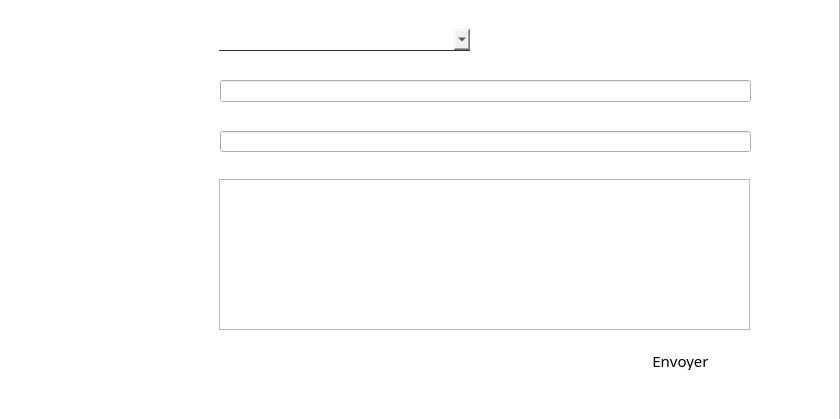
<?xml version="1.0" encoding="UTF-8"?>
<ui version="4.0">
 <class>Dialog</class>
 <widget class="QDialog" name="Dialog">
  <property name="geometry">
   <rect>
    <x>0</x>
    <y>0</y>
    <width>840</width>
    <height>419</height>
   </rect>
  </property>
  <property name="windowTitle">
   <string>Dialog</string>
  </property>
  <property name="styleSheet">
   <string notr="true">
*{
font-family:century gothic;
font-size:15px;
/*background-color:#ffffee;*/
/*background:transparent;*/
font-style:black;




}
#Dialog{
	border-image: url(:/images/mail-flying-email-envelopes-icons-around-blue-background-seamless-loop-loop-to-make-clip-as-long-as-you-need-see-more-hd-43657842.jpg);
 background-color:white;

}
QLabel{
color: white;
background:transparent;

}




QPushButton{

background:   qlineargradient(x1: 0, y1: 0, x2: 0, y2: 1,
                                 stop: 0  #77b5fe, stop: 0.4 #5da7fe,
                                 stop: 0.5#4399fe, stop: 1.0#1b83fe);
border-radius:20px;
border-radius:15px;
border: 1px solid white;

}



QPushButton:hover{
background:   qlineargradient(x1: 0, y1: 0, x2: 0, y2: 1,
                                 stop: 0 #1b83fe, stop: 0.4 #4399fe,
                                 stop: 0.5 #5da7fe, stop: 1.0 #77b5fe);
color:white;

}</string>
  </property>
  <widget class="QLineEdit" name="lineEdit_adresse">
   <property name="geometry">
    <rect>
     <x>220</x>
     <y>80</y>
     <width>531</width>
     <height>22</height>
    </rect>
   </property>
  </widget>
  <widget class="QLabel" name="label_24">
   <property name="geometry">
    <rect>
     <x>40</x>
     <y>80</y>
     <width>171</width>
     <height>20</height>
    </rect>
   </property>
   <property name="font">
    <font>
     <family>century gothic</family>
     <pointsize>-1</pointsize>
     <weight>75</weight>
     <bold>true</bold>
    </font>
   </property>
   <property name="text">
    <string>Email du l'intervenant :</string>
   </property>
  </widget>
  <widget class="QLineEdit" name="lineEdit_objet">
   <property name="geometry">
    <rect>
     <x>220</x>
     <y>131</y>
     <width>531</width>
     <height>21</height>
    </rect>
   </property>
  </widget>
  <widget class="QFrame" name="frame_12">
   <property name="geometry">
    <rect>
     <x>-1</x>
     <y>-1</y>
     <width>841</width>
     <height>421</height>
    </rect>
   </property>
   <property name="frameShape">
    <enum>QFrame::StyledPanel</enum>
   </property>
   <property name="frameShadow">
    <enum>QFrame::Raised</enum>
   </property>
   <widget class="QComboBox" name="comboBox_5">
    <property name="geometry">
     <rect>
      <x>220</x>
      <y>30</y>
      <width>251</width>
      <height>22</height>
     </rect>
    </property>
    <property name="styleSheet">
     <string notr="true">QComboBox{
border:none;
border-bottom:1px solid #2d3436;
}
QComboBox::hover{
background: rgba(119,181,254,0.5);
}</string>
    </property>
   </widget>
   <widget class="QTextEdit" name="textEdit_texte">
    <property name="geometry">
     <rect>
      <x>220</x>
      <y>180</y>
      <width>531</width>
      <height>151</height>
     </rect>
    </property>
   </widget>
  </widget>
  <widget class="QPushButton" name="pushButton_envoyer">
   <property name="geometry">
    <rect>
     <x>610</x>
     <y>350</y>
     <width>141</width>
     <height>21</height>
    </rect>
   </property>
   <property name="text">
    <string>Envoyer</string>
   </property>
  </widget>
  <widget class="QLabel" name="label_23">
   <property name="geometry">
    <rect>
     <x>40</x>
     <y>130</y>
     <width>91</width>
     <height>20</height>
    </rect>
   </property>
   <property name="font">
    <font>
     <family>century gothic</family>
     <pointsize>-1</pointsize>
     <weight>75</weight>
     <bold>true</bold>
    </font>
   </property>
   <property name="text">
    <string>Objet :</string>
   </property>
  </widget>
  <widget class="QLabel" name="label_25">
   <property name="geometry">
    <rect>
     <x>40</x>
     <y>180</y>
     <width>91</width>
     <height>20</height>
    </rect>
   </property>
   <property name="font">
    <font>
     <family>century gothic</family>
     <pointsize>-1</pointsize>
     <weight>75</weight>
     <bold>true</bold>
    </font>
   </property>
   <property name="text">
    <string>Texte :</string>
   </property>
  </widget>
  <zorder>frame_12</zorder>
  <zorder>lineEdit_adresse</zorder>
  <zorder>label_24</zorder>
  <zorder>lineEdit_objet</zorder>
  <zorder>pushButton_envoyer</zorder>
  <zorder>label_23</zorder>
  <zorder>label_25</zorder>
 </widget>
 <resources/>
 <connections/>
</ui>
